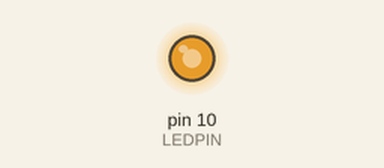
Simulated run of this sketch. Board: Arduino Uno, built with avr-gcc and run on an emulated ATmega328P. On the bench: output pins drawn as LEDs (lit = HIGH). What the sketch prints to the serial monitor is not drawn.

Above: at 0.49 s.
At 9.45 s:
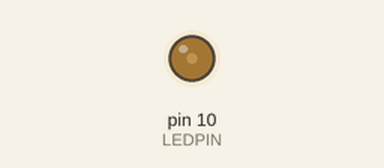
At 20.02 s:
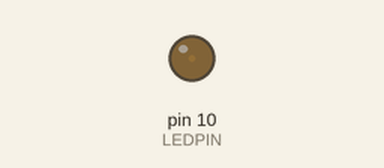
At 39.58 s:
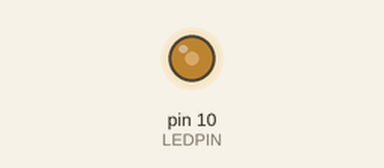
Timing chart, 0 to 40.0 s (numbered marks = the images above):
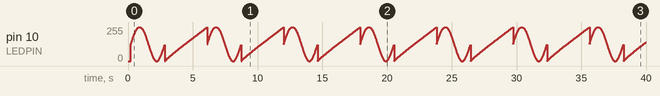

The sketch:

LED-001_Sinewave.ino
```cpp
#define SINSIZE 255
#define TWOPIOVERSINSIZE    (PI*2)/(float)SINSIZE

#define LEDPIN 10
unsigned char sins_of_our_fathers[SINSIZE];

void setup()
{
 Serial.begin(9600);
 pinMode(10, HIGH);

 Serial.print("Precomputing sine wave.");
 for(unsigned char i=0;i<SINSIZE;i++)
 {
   sins_of_our_fathers[i] = (128.0*sin( (float)i*TWOPIOVERSINSIZE) ) + 127;
   Serial.print(".");
 }
 Serial.println("Done.");
}

void loop()
{
 for(unsigned char i=0;i<SINSIZE;i++)
 {
   analogWrite(LEDPIN, sins_of_our_fathers[i]);
   delay(10);
   Serial.print("SIN: ");
   Serial.println( sins_of_our_fathers[i] , DEC);
 }

 for(unsigned char i=0;i<255;i++)
 {
   analogWrite(LEDPIN, i);
   delay(10);
   Serial.print("NOTSIN: ");
   Serial.println( i , DEC);
 }

}
```
